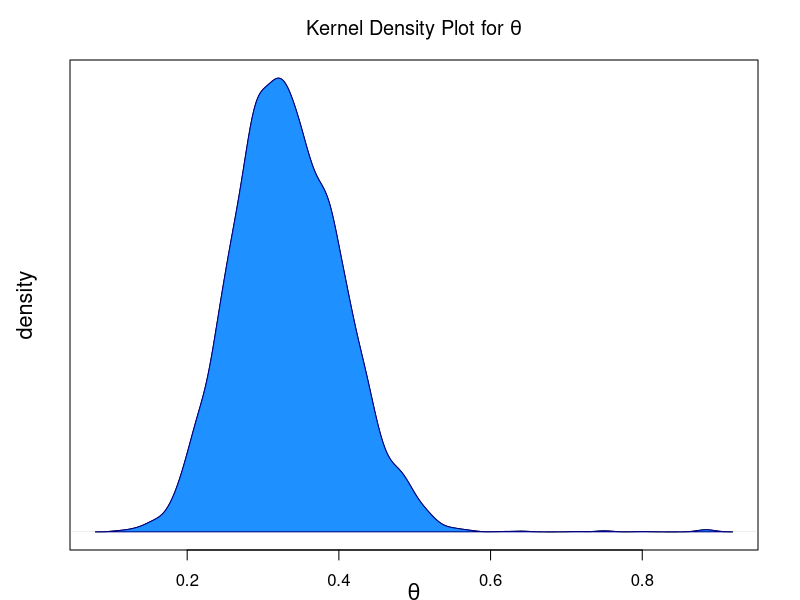

The R source for this figure:
# Metropolis Algorithm --------------------------------------------------------------

flips <- 41; heads <- 13
a <- 2; b <- 2

metropolis_algorithm <- function(samples, theta_seed, sd){
  
  theta_curr <- theta_seed
  posterior_thetas <- rep(NA, samples) # Create vector to store sampled parameters
  
  for (i in 1:samples){
    
    theta_prop <- rnorm(n = 1, mean = theta_curr, sd = sd) # Proposal distribution
    
    # If the proposed parameter is outside its range then set it equal to its current
    # value. Otherwise keep the proposed value
    theta_prop <- ifelse((theta_prop < 0 | theta_prop > 1), theta_curr, theta_prop)
    
    # Bayes' numerators
    posterior_prop <- dbeta(theta_prop, a, b) * dbinom(heads, flips, theta_prop)
    posterior_curr <- dbeta(theta_curr, a, b) * dbinom(heads, flips, theta_curr)
    
    # Calculate probability of accepting
    p_accept_theta_prop <- min(posterior_prop/posterior_curr, 1.0)
    
    rand_unif <- runif(n = 1)
    
    # Probabilistically accept proposed theta
    theta_select <- ifelse(p_accept_theta_prop > rand_unif, theta_prop, theta_curr)
    
    posterior_thetas[i] <- theta_select
    
    # Reset theta_curr for the next iteration of the loop
    theta_curr <- theta_select
  }
  return(posterior_thetas)
}

set.seed(555)
posterior_thetas <- metropolis_algorithm(samples = 10000, theta_seed = 0.9, sd = 0.05)

opar <- par()
par(mar=c(2.5,3.5,3,2.1), mgp = c(1.7, 1, 0))

d <- density(posterior_thetas)
plot( d
      ,main = expression(paste('Kernel Density Plot for ', theta))
      ,xlab = expression(theta)
      ,ylab = 'density'
      ,yaxt = 'n'
      ,cex.lab = 1.3
)
polygon(d, col='dodgerblue1', border='dark blue')

a <- 20; b <- 20 # Prior parameters

# Create a sequence of thetas ranging from 0.1 to 0.9 since this is where the density is
min <- 0.1; max <- 0.9
thetas <- seq(from = min, to = max, length.out = 1000)

# Pass the sequence of thetas to calculate the likelihood, prior, and  posterior
likelihood <- dbinom(heads, flips, thetas)
prior <- dbeta(thetas, a, b)
posterior <- dbeta(thetas, (a + heads), (b + flips - heads))

# Metropolis Algorithm in 2-D -------------------------------------------------------

flips_1 <- 25; heads_1 <- 17
flips_2 <- 9; heads_2 <- 1
a <- 10; b <- 10

thetas <- seq(from = 0, to = 1.0, length.out = 50)

prior_1 <- dbeta(thetas, a, b)
prior_2 <- dbeta(thetas, a, b)

likelihood_1 <- dbinom(heads_1, flips_1, thetas)
likelihood_2 <- dbinom(heads_2, flips_2, thetas)

posterior_1 <- dbeta(thetas, (a + heads_1), (b + flips_1 - heads_1))
posterior_2 <- dbeta(thetas, (a + heads_2), (b + flips_2 - heads_2))

# Matrix of densities. Multiply (*) because of independence.
joint_prior <- outer(prior_1, prior_2, FUN='*' )
joint_likelihood <- outer(likelihood_1, likelihood_2, FUN='*')
joint_posterior <- outer(posterior_1, posterior_2, FUN = '*')

library(MASS) # Needed for mvrnorm() function

flips <- c(flips_1, flips_2) # Create a vector of flips
heads <- c(heads_1, heads_2) # Create a vector of heads

metropolis_algorithm_2d <- function(samples, thetas_seed, cov_mat){# 2D metropolis 
  # algorithm function
  
  thetas_curr <- thetas_seed
  posterior_thetas <- matrix(NA, nrow = samples, ncol = 2) # Create a matrix to store 
  # results
  for (i in 1:samples){# Similar for loop as before in 1-D
    
    # 2-dimensional proposal distribution
    thetas_prop <- mvrnorm(n = 1, mu = thetas_curr, Sigma = cov_mat)
    
    # If any of the values in thetas_prop is not in [0, 1.0] then replace their value with
    # the same element in thetas_curr, otherwise keep their values
    thetas_prop <- mapply(function(x, y) ifelse((x > 1 | x < 0), y, x),
                          x = thetas_prop, 
                          y = thetas_curr)
    
    # Calculate Bayes' numerators
    posterior_prop <- dbeta(thetas_prop, a, b) * dbinom(heads, flips, thetas_prop)
    posterior_curr <- dbeta(thetas_curr, a, b) * dbinom(heads, flips, thetas_curr)
    
    # Accept/reject logic
    p_accept_theta_prop = pmin(posterior_prop/posterior_curr, 1.0)
    
    # Draw 2 random uniform values
    rand_unif <- runif(n = 2)
    
    # If probability of accept is greater than the random uniform then accept 
    # thetas_prop otherwise return thetas_curr
    thetas_select <- mapply(function(x, y, w, z) ifelse(x > y, w, z),
                            x = p_accept_theta_prop,
                            y = rand_unif,
                            w = thetas_prop,
                            z = thetas_curr)
    
    posterior_thetas[i, ] <- thetas_select
    
    # Reset theta_curr for the next iteration of the loop
    thetas_curr <- thetas_select
    
  }
  return(posterior_thetas)
}

# Call the function
set.seed(225)
posterior_thetas_2d <- metropolis_algorithm_2d(20000, thetas_seed = c(0.5, 0.5)
                                               ,cov_mat = matrix(c(0.05^2, 0, 0, 0.05^2)
                                                                 ,ncol=2))

set.seed(481) # For reproducibility
warmup<- seq(5000) # 1,2,...,5000
posterior_thetas_2d_post_warmup <- posterior_thetas_2d[-warmup, ] # Remove warmup period

n <- nrow(posterior_thetas_2d_post_warmup) # Number of samples to draw from the exact
# marginal posterior distributions. We set this
# equal to the number of samples post warmup

exact_theta_1 <- rbeta(n, (a + heads_1), (b + flips_1 - heads_1)) # Random sample from the
# first marginal
exact_theta_2 <- rbeta(n, (a + heads_2), (b + flips_2 - heads_2)) # Random sample from the
# second marginal

apprx_theta_1 <- posterior_thetas_2d_post_warmup[ ,1]
apprx_theta_2 <- posterior_thetas_2d_post_warmup[ ,2]

# Combine into a matrix so that we can apply the quantile() function to each column of the
# matrix with one function call
matrx_thetas <- cbind(exact_theta_1, apprx_theta_1, exact_theta_2, apprx_theta_2)

# Let's look at the 2.5th, 5th, 25th, median, 75th, 95th, and 97.5th quantile
quant_thetas <- apply(matrx_thetas, MARGIN = 2, FUN = quantile, c(0.025,0.05, 0.25, 0.5
                                                                  ,0.75, 0.95, 0.975))

# MCMC Diagnostics ------------------------------------------------------------------

# Trace plots
# define our metropolis sampling process
samples <- 10000
theta_seeds <- c(0.05, 0.50, 0.95)
sd <- 0.075 

flips <- 41; heads <- 13 # data

a <- 10; b <- 10 # prior beta distribution parameters

set.seed(124)
chains <- mapply(metropolis_algorithm, samples = samples, theta_seed = theta_seeds
                 ,sd = sd)

# Autocorrelation
warmup <- seq(100) # Conservatively set the warmup period. We discard these samples from
# our correlogram

# Remove warmup samples
chains_post_warmup <- chains[-warmup, ]

# Apply the acf() across each column (margin 2) of the chains_post_warmup matrix
acfs <- apply(chains_post_warmup, MARGIN = 2, FUN = acf, plot=FALSE)

# Effective sample size
# Index into the first chain
chain1_post_warmup <- chains_post_warmup[, 1]
n <- length(chain1_post_warmup)

acf_1 <- acf(chain1_post_warmup, plot=FALSE, lag.max = 1000)[[1]] # Grab the
# autocorrelations at
# each lag

# Loop through each consecutive sum of autocorrelations while the sums are non-negative. 
# The resulting t is our terminal point
acf_sums <- 999 # Initialize to be a positive number
t <- 1
while (acf_sums >= 0){
  t <- t + 1
  acf_sums <- acf_1[t - 1] + acf_1[t]
}

# Compute the denominator. The sum of the acf_1 vector is from the 2nd element to element 
# t because the second element is the first lag, k = 1
denominator <- 1 + 2*sum(acf_1[2:t]) 

# Compute an approximation of the effective number of samples, n_eff
n_eff <- n / denominator

# Thining
h = 5 # Thin our chain by keeping only 1 out of every 5 samples
n <- length(chain1_post_warmup)
keep_seq <- seq(1, n, h) # Sequence of integers that represent the indices of the chain
# we will keep
chain1_post_warmup_thin <- chain1_post_warmup[keep_seq]

thin_n <- length(chain1_post_warmup_thin)

# Extract autocorrelations at each lag
acf_1_thin <- acf(chain1_post_warmup_thin, plot=FALSE, lag.max = thin_n/5)[[1]]

acf_sums <- 999
t <- 1
while (acf_sums >= 0){
  t <- t + 1
  acf_sums <- acf_1_thin[t - 1] + acf_1_thin[t]
}

thin_denominator <- 1 + 2*sum(acf_1_thin[2:t])
thin_n_eff <- thin_n / thin_denominator

# Gelman-Rubin Convergence Diagnostic
# Helper function to split the chains in half
split_chain <- function(x){
  len <- length(x)
  split_x <- split(x, seq_along(x) <= len/2)
  return(split_x)
}

compute_Rhat <- function(chains){# Function to compute Gelman-Rubin Diagnostic
  
  chains_split <- unlist(apply(chains, MARGIN = 2, FUN = split_chain)
                         , recursive = FALSE) # Split chains in half
  
  n <- length(chains_split[[1]]) # Get number of samples in a split chain
  
  Ws <- sapply(chains_split, var) # Compute the variance of each chain. These are the 
  # components of W
  W <- mean(Ws) # Take the mean of the components of W. This is W
  
  chain_means <- sapply(chains_split, mean) # Compute the mean of each chain
  
  B <- var(chain_means) # Compute the variance of the chain means to get B
  
  V <- (n-1)/n * W + B
  
  Rhat <- sqrt(V / W)
  
  return(Rhat)
}

# Create a sequence of terminal number of samples. We will compute Gelman-Rubin
# after 10 samples, 60 samples, 110 samples,...,total_n samples
total_n <- nrow(chains_post_warmup)
terminal_n <- seq(from = 10, to = total_n, by = 50)

# Helper function that will be called in the subsequent loop to limit the chain size to
# `n` samples
truncate_chain <- function(chain, n){
  new_chain <- chain[1:n]
  return(new_chain)
}

Rhats <- rep(0, length(terminal_n)) # Create vector of 0's to store results 

# Loop through each terminal_n by truncating the chains at the value of n and then calling
# the compute_Rhat function. Store the results in the Rhats vector that we initialized 
# above
i <- 1
for (n in terminal_n){
  truncated_chains <- apply(chains_post_warmup, MARGIN = 2, FUN = truncate_chain, n)
  Rhats[i] <- compute_Rhat(truncated_chains)
  i <- i + 1
}

# Acceptance Rates
# We'll provide two ways to do this. The first might be more intuitive to some readers as 
# it better illustrates what we're actually doing. The second way is less code but perhaps
# a bit more opaque

# Intuitive way
compute_accRate_intuitive <- function(chain){
  n <- length(chain) # Number of samples
  chain_front <- chain[-n] # Create a chain with element 1,2,3,..,n-1
  chain_back <- chain[-1] # Create a chain with element 2,3,4,...n
  accepts <- sum(chain_front != chain_back) # Count how many successive elements are 
  # different from the next element
  acceptance_rate = accepts / (n - 1) # We subtract 1 because we could only make (n-1) 
  # comparisons
  return(acceptance_rate)
}

# Opaque way. Employs R's unique() function which keeps only unique elements in a vector
compute_accRate_opaque <- function(chain){
  n <- length(chain)
  acceptance_rate = (length(unique(chain)) - 1) / (n - 1) # Subtract 1 from numerator
  # because the first theta will
  # always get counted as a unique
  # value
  return (acceptance_rate)
}

# Apply both functions to our matrix of chains. Results should be equivalent
acceptance_rate_intuitive <- apply(chains_post_warmup, MARGIN = 2, 
                                   FUN = compute_accRate_intuitive)

acceptance_rate_opaque <- apply(chains_post_warmup, MARGIN = 2, 
                                FUN = compute_accRate_opaque)
